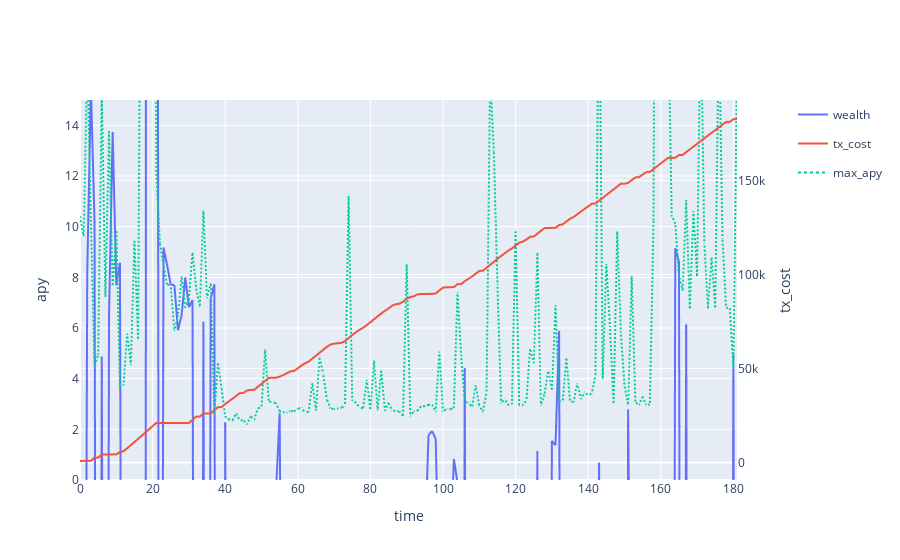

Source (notebook cell):
### Code cell
backtest['pnl']["tx_cost"].iloc[0] = 0.001
cum_tx_cost = backtest['pnl']["tx_cost"].cumsum()
apy = (backtest['pnl']['wealth'] / backtest['pnl']['wealth'].shift(1) -1)*365/1*100
max_apy = backtest['full_apy'].max(axis=1)*100*(1-parameter_grid["base_buffer"])
max_apy.name = 'max_apy'

subfig = make_subplots(specs=[[{"secondary_y": True}]])

# create two independent figures with px.line each containing data from multiple columns
fig = px.line(apy,render_mode="webgl",)
fig3 = px.line(max_apy, render_mode="webgl")
fig3.update_traces(line={"dash": 'dot'})
fig2 = px.line(cum_tx_cost, render_mode="webgl",)
fig2.update_traces(yaxis="y2")
subfig.add_traces(fig.data + fig2.data + fig3.data)
subfig.layout.xaxis.title = "time"
subfig.layout.yaxis.title = "apy"
subfig.layout.yaxis.range = [0, 15]
subfig.layout.yaxis2.title = "tx_cost"

# recoloring is necessary otherwise lines from fig und fig2 would share each color
# e.g. Linear-, Log- = blue; Linear+, Log+ = red... we don't want this
subfig.for_each_trace(lambda t: t.update(line=dict(color=t.marker.color)))
subfig.show()

print(filename)
apy.mean()

### Figure 1 — Plotly figure (JSON) as saved in the notebook; plotly's stock layout.template omitted (floating-point values rounded to 4 significant figures; data arrays with more than 128 entries replaced by an {"elided": "..."} marker saying what was removed)
{"data": [{"hovertemplate": "variable=wealth<br>index=%{x}<br>value=%{y}<extra></extra>", "legendgroup": "wealth", "line": {"dash": "solid"}, "marker": {"symbol": "circle"}, "mode": "lines", "name": "wealth", "showlegend": true, "type": "scattergl", "x": {"elided": "182 int values"}, "xaxis": "x", "y": {"elided": "182 float values"}, "yaxis": "y"}, {"hovertemplate": "variable=tx_cost<br>index=%{x}<br>value=%{y}<extra></extra>", "legendgroup": "tx_cost", "line": {"dash": "solid"}, "marker": {"symbol": "circle"}, "mode": "lines", "name": "tx_cost", "showlegend": true, "type": "scattergl", "x": {"elided": "182 int values"}, "xaxis": "x", "y": {"elided": "182 float values"}, "yaxis": "y2"}, {"hovertemplate": "variable=max_apy<br>index=%{x}<br>value=%{y}<extra></extra>", "legendgroup": "max_apy", "line": {"dash": "dot"}, "marker": {"symbol": "circle"}, "mode": "lines", "name": "max_apy", "showlegend": true, "type": "scattergl", "x": {"elided": "182 int values"}, "xaxis": "x", "y": {"elided": "182 float values"}, "yaxis": "y"}], "layout": {"xaxis": {"anchor": "y", "domain": [0, 0.94], "title": {"text": "time"}}, "yaxis": {"anchor": "x", "domain": [0, 1], "range": [0, 15], "title": {"text": "apy"}}, "yaxis2": {"anchor": "x", "overlaying": "y", "side": "right", "title": {"text": "tx_cost"}}}}
